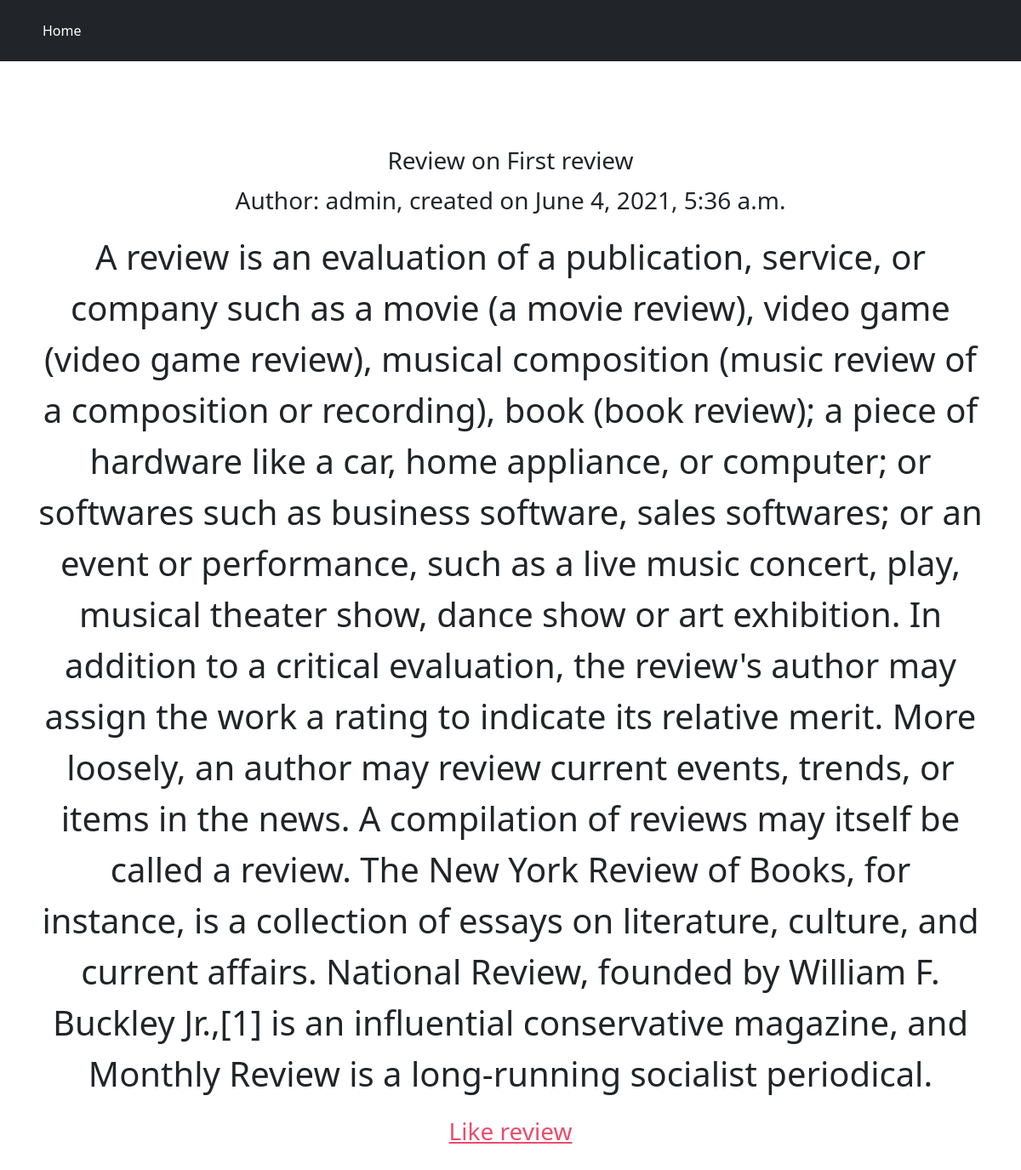
Page /first-review/ on the committed database.
### main/models.py (models this page shows, shortened)
class Review(models.Model):
    genre = models.ForeignKey(Genre, on_delete=models.SET_NULL, null=True)
    author = models.ForeignKey(User, on_delete=models.CASCADE, related_name='author')
    fans = models.ManyToManyField(User, related_name='fans')
    text = models.TextField(max_length=1000)
    title = models.CharField(max_length=25)
    create_date = models.DateTimeField(default=datetime.now)
    slug = models.SlugField(max_length=25, unique=True)

### main/views.py (the view)
# urls.py: path("<slug:slug>/", views.ReviewsDetailView.as_view()),
class ReviewsDetailView(View):
    def get(self, request, slug):
        review = Review.objects.get(slug=slug)
        context = {"review": review}
        return render(request, 'main/review.html', context)

### main/templates/main/review.html (shortened to what this page needs)
{% extends 'main/base.html' %}
{% block content %}
<div class="d-flex justify-content-center h-100" style="margin-top: 100px; font-size: 28px; text-align: center;">
    <div class="user_card">
        <div class="d-flex justify-content-center">
            <h3 id="form-title">Review on {{ review.title }}</h3>
        </div>
        <form method="POST" action="">
            <p>Author: {{ review.author }}, created on {{ review.create_date }}</p>
            <p style="font-size: 40px;">{{ review.text }}</p>
            {% if request.user.username != review.author.username or request.user.username == "admin" %}
                <div style="padding-left: 35%; padding-right: 35%;">
                    <a href="{% url 'login' %}" class="ml-2" onclick="review.fans.add(request.user)" style="color: rgb(233, 77, 108);">Like review</a>
                </div>
            {% endif %}
            <br>
        </form>
    </div>
</div>
{% endblock %}

### rows in the picture
Review: title "First review", author "admin", create_date "June 4, 2021, 5:36 a.m.", text "A review is an evaluation of a publication, service, or company such as a movie (a movie review), video game (video game review), musical composition (music review of a composition or recording), book (book review); a piece of hardware like a car, home appliance, or computer; or softwares such as business software, sales softwares; or an event or performance, such as a live music concert, play, musical theater show, dance show or art exhibition. In addition to a critical evaluation, the review's author may assign the work a rating to indicate its relative merit. More loosely, an author may review current events, trends, or items in the news. A compilation of reviews may itself be called a…"
